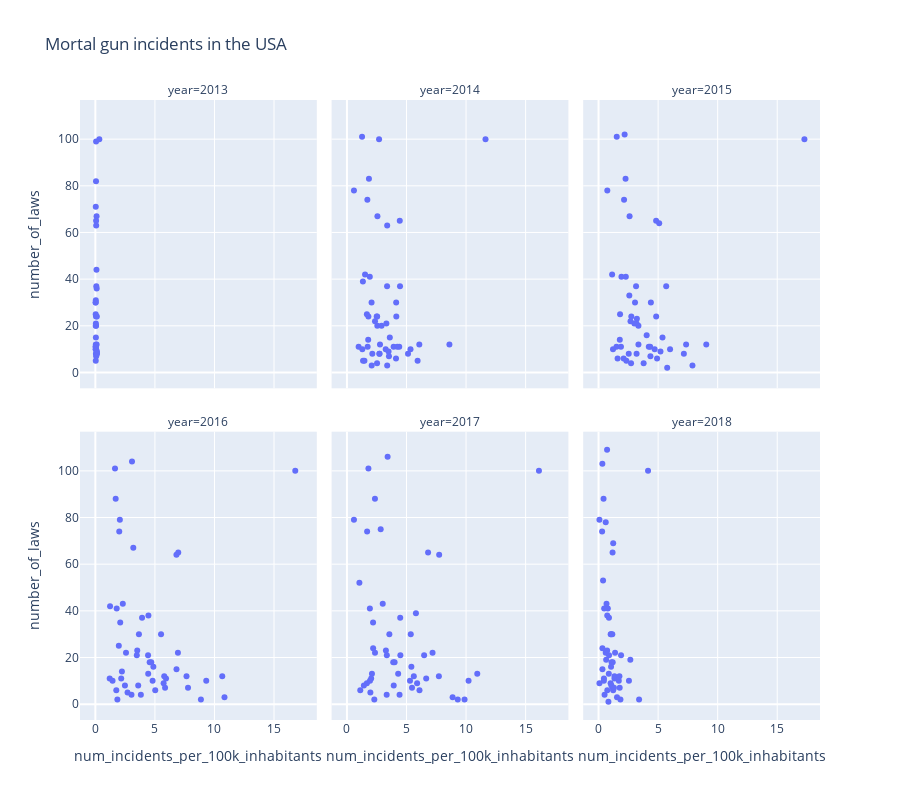

Here is the notebook cell this chart was saved with:
### Code cell
fig = px.scatter(
    incidents_laws_df,
    x='num_incidents_per_100k_inhabitants',
    y='number_of_laws',
    hover_name='state',
    hover_data={'num_incidents_per_100k_inhabitants': True, 'number_of_laws': True},
    title='Mortal gun incidents in the USA',
    facet_col="year",
    facet_col_wrap=3,
    height=800
)
pyo.plot(fig, filename='../html/scatter_poverty.html', auto_open=False)
fig.show()

### Figure 1 — Plotly figure (JSON) as saved in the notebook; plotly's stock layout.template omitted (floating-point values rounded to 4 significant figures)
{"data": [{"hovertemplate": "<b>%{hovertext}</b><br><br>year=2013<br>num_incidents_per_100k_inhabitants=%{x}<br>number_of_laws=%{y}<extra></extra>", "hovertext": ["ALABAMA", "ARIZONA", "CALIFORNIA", "COLORADO", "CONNECTICUT", "DELAWARE", "DISTRICT OF COLUMBIA", "FLORIDA", "GEORGIA", "ILLINOIS", "INDIANA", "KANSAS", "KENTUCKY", "LOUISIANA", "MARYLAND", "MICHIGAN", "MINNESOTA", "MISSISSIPPI", "MISSOURI", "NEW JERSEY", "NEW MEXICO", "NEW YORK", "NORTH CAROLINA", "OHIO", "OKLAHOMA", "PENNSYLVANIA", "RHODE ISLAND", "SOUTH CAROLINA", "TENNESSEE", "TEXAS", "UTAH", "VIRGINIA", "WASHINGTON", "WEST VIRGINIA"], "legendgroup": "", "marker": {"color": "#636efa", "symbol": "circle"}, "mode": "markers", "name": "", "orientation": "v", "showlegend": false, "type": "scatter", "x": [0.02092, 0.04693, 0.06174, 0.01988, 0.05596, 0.1114, 0.3324, 0.04255, 0.02064, 0.06235, 0.06169, 0.1051, 0.06913, 0.08823, 0.06928, 0.06071, 0.03771, 0.0337, 0.1336, 0.1024, 0.04856, 0.03612, 0.03146, 0.04334, 0.1333, 0.07873, 0.09501, 0.1081, 0.1261, 0.03181, 0.03618, 0.0375, 0.02974, 0.05397], "xaxis": "x4", "y": [10, 8, 99, 30, 82, 36, 100, 21, 11, 65, 10, 8, 7, 8, 63, 20, 31, 5, 8, 67, 10, 71, 30, 15, 9, 37, 44, 12, 24, 20, 11, 12, 25, 24], "yaxis": "y4"}, {"hovertemplate": "<b>%{hovertext}</b><br><br>year=2014<br>num_incidents_per_100k_inhabitants=%{x}<br>number_of_laws=%{y}<extra></extra>", "hovertext": ["ALABAMA", "ALASKA", "ARIZONA", "ARKANSAS", "CALIFORNIA", "COLORADO", "CONNECTICUT", "DELAWARE", "DISTRICT OF COLUMBIA", "FLORIDA", "GEORGIA", "HAWAII", "IDAHO", "ILLINOIS", "INDIANA", "IOWA", "KANSAS", "KENTUCKY", "LOUISIANA", "MAINE", "MARYLAND", "MASSACHUSETTS", "MICHIGAN", "MINNESOTA", "MISSISSIPPI", "MISSOURI", "MONTANA", "NEBRASKA", "NEVADA", "NEW HAMPSHIRE", "NEW JERSEY", "NEW MEXICO", "NEW YORK", "NORTH CAROLINA", "NORTH DAKOTA", "OHIO", "OKLAHOMA", "OREGON", "PENNSYLVANIA", "RHODE ISLAND", "SOUTH CAROLINA", "SOUTH DAKOTA", "TENNESSEE", "TEXAS", "UTAH", "VERMONT", "VIRGINIA", "WASHINGTON", "WEST VIRGINIA", "WISCONSIN", "WYOMING"], "legendgroup": "", "marker": {"color": "#636efa", "symbol": "circle"}, "mode": "markers", "name": "", "orientation": "v", "showlegend": false, "type": "scatter", "x": [5.335, 3.379, 2.722, 4.39, 2.698, 2.068, 1.847, 4.455, 11.63, 3.308, 4.119, 0.5881, 1.467, 4.435, 3.917, 1.674, 2.734, 3.526, 8.603, 0.9786, 3.377, 1.268, 2.55, 1.339, 5.931, 5.126, 2.527, 2.354, 4.221, 1.291, 2.559, 3.254, 1.713, 4.132, 1.784, 3.597, 3.492, 1.801, 3.369, 1.52, 6.075, 1.351, 4.144, 2.907, 1.737, 2.078, 2.775, 1.918, 2.536, 2.497, 2.129], "xaxis": "x5", "y": [10, 3, 8, 11, 100, 30, 83, 37, 100, 21, 6, 78, 5, 65, 11, 25, 8, 7, 12, 11, 63, 101, 20, 39, 5, 8, 4, 22, 11, 10, 67, 10, 74, 30, 14, 15, 9, 24, 37, 42, 12, 5, 24, 20, 11, 3, 12, 41, 24, 24, 8], "yaxis": "y5"}, {"hovertemplate": "<b>%{hovertext}</b><br><br>year=2015<br>num_incidents_per_100k_inhabitants=%{x}<br>number_of_laws=%{y}<extra></extra>", "hovertext": ["ALABAMA", "ALASKA", "ARIZONA", "ARKANSAS", "CALIFORNIA", "COLORADO", "CONNECTICUT", "DELAWARE", "DISTRICT OF COLUMBIA", "FLORIDA", "GEORGIA", "HAWAII", "IDAHO", "ILLINOIS", "INDIANA", "IOWA", "KANSAS", "KENTUCKY", "LOUISIANA", "MAINE", "MARYLAND", "MASSACHUSETTS", "MICHIGAN", "MINNESOTA", "MISSISSIPPI", "MISSOURI", "MONTANA", "NEBRASKA", "NEVADA", "NEW HAMPSHIRE", "NEW JERSEY", "NEW MEXICO", "NEW YORK", "NORTH CAROLINA", "NORTH DAKOTA", "OHIO", "OKLAHOMA", "OREGON", "PENNSYLVANIA", "RHODE ISLAND", "SOUTH CAROLINA", "SOUTH DAKOTA", "TENNESSEE", "TEXAS", "UTAH", "VERMONT", "VIRGINIA", "WASHINGTON", "WEST VIRGINIA", "WISCONSIN", "WYOMING"], "legendgroup": "", "marker": {"color": "#636efa", "symbol": "circle"}, "mode": "markers", "name": "", "orientation": "v", "showlegend": false, "type": "scatter", "x": [6.005, 7.885, 2.534, 4.218, 2.19, 3.062, 2.266, 5.68, 17.28, 3.191, 4.913, 0.7351, 2.105, 4.832, 4.334, 1.805, 3.785, 4.355, 9.044, 1.506, 5.092, 1.527, 3.005, 1.923, 5.763, 7.163, 2.729, 2.683, 5.369, 1.215, 2.605, 4.711, 2.142, 4.394, 1.784, 4.039, 5.198, 2.584, 3.149, 1.14, 7.351, 2.334, 4.838, 3.349, 1.881, 1.598, 3.35, 2.29, 2.752, 3.218, 3.194], "xaxis": "x6", "y": [10, 3, 8, 11, 102, 30, 83, 37, 100, 21, 6, 78, 6, 65, 11, 25, 4, 7, 12, 11, 64, 101, 21, 41, 2, 8, 4, 22, 15, 10, 67, 10, 74, 30, 14, 16, 9, 33, 37, 42, 12, 5, 24, 20, 11, 6, 12, 41, 24, 23, 8], "yaxis": "y6"}, {"hovertemplate": "<b>%{hovertext}</b><br><br>year=2016<br>num_incidents_per_100k_inhabitants=%{x}<br>number_of_laws=%{y}<extra></extra>", "hovertext": ["ALABAMA", "ALASKA", "ARIZONA", "ARKANSAS", "CALIFORNIA", "COLORADO", "CONNECTICUT", "DELAWARE", "DISTRICT OF COLUMBIA", "FLORIDA", "GEORGIA", "HAWAII", "IDAHO", "ILLINOIS", "INDIANA", "IOWA", "KANSAS", "KENTUCKY", "LOUISIANA", "MAINE", "MARYLAND", "MASSACHUSETTS", "MICHIGAN", "MINNESOTA", "MISSISSIPPI", "MISSOURI", "MONTANA", "NEBRASKA", "NEVADA", "NEW HAMPSHIRE", "NEW JERSEY", "NEW MEXICO", "NEW YORK", "NORTH CAROLINA", "NORTH DAKOTA", "OHIO", "OKLAHOMA", "OREGON", "PENNSYLVANIA", "RHODE ISLAND", "SOUTH CAROLINA", "SOUTH DAKOTA", "TENNESSEE", "TEXAS", "UTAH", "VERMONT", "VIRGINIA", "WASHINGTON", "WEST VIRGINIA", "WISCONSIN", "WYOMING"], "legendgroup": "", "marker": {"color": "#636efa", "symbol": "circle"}, "mode": "markers", "name": "", "orientation": "v", "showlegend": false, "type": "scatter", "x": [9.31, 10.84, 3.598, 5.933, 3.076, 3.659, 1.707, 4.455, 16.79, 4.425, 5.027, 2.058, 1.85, 6.96, 5.784, 1.97, 3.82, 5.853, 10.65, 1.204, 6.807, 1.649, 3.48, 1.791, 8.863, 7.781, 3.032, 2.573, 6.813, 1.443, 3.185, 4.808, 2.007, 5.516, 2.23, 4.871, 5.731, 2.088, 3.921, 1.235, 7.653, 2.702, 6.933, 4.561, 2.171, 1.758, 4.437, 2.305, 4.695, 3.517, 2.484], "xaxis": "x", "y": [10, 3, 8, 11, 104, 30, 88, 38, 100, 21, 6, 79, 2, 65, 12, 25, 4, 7, 12, 11, 64, 101, 21, 41, 2, 7, 4, 22, 15, 10, 67, 10, 74, 30, 14, 16, 9, 35, 37, 42, 12, 5, 22, 18, 11, 6, 13, 43, 18, 23, 8], "yaxis": "y"}, {"hovertemplate": "<b>%{hovertext}</b><br><br>year=2017<br>num_incidents_per_100k_inhabitants=%{x}<br>number_of_laws=%{y}<extra></extra>", "hovertext": ["ALABAMA", "ALASKA", "ARIZONA", "ARKANSAS", "CALIFORNIA", "COLORADO", "CONNECTICUT", "DELAWARE", "DISTRICT OF COLUMBIA", "FLORIDA", "GEORGIA", "HAWAII", "IDAHO", "ILLINOIS", "INDIANA", "IOWA", "KANSAS", "KENTUCKY", "LOUISIANA", "MAINE", "MARYLAND", "MASSACHUSETTS", "MICHIGAN", "MINNESOTA", "MISSISSIPPI", "MISSOURI", "MONTANA", "NEBRASKA", "NEVADA", "NEW HAMPSHIRE", "NEW JERSEY", "NEW MEXICO", "NEW YORK", "NORTH CAROLINA", "NORTH DAKOTA", "OHIO", "OKLAHOMA", "OREGON", "PENNSYLVANIA", "RHODE ISLAND", "SOUTH CAROLINA", "SOUTH DAKOTA", "TENNESSEE", "TEXAS", "UTAH", "VERMONT", "VIRGINIA", "WASHINGTON", "WEST VIRGINIA", "WISCONSIN", "WYOMING"], "legendgroup": "", "marker": {"color": "#636efa", "symbol": "circle"}, "mode": "markers", "name": "", "orientation": "v", "showlegend": false, "type": "scatter", "x": [10.21, 8.87, 3.927, 6.653, 3.414, 3.559, 2.35, 5.791, 16.12, 4.484, 6.09, 0.5881, 2.297, 6.812, 5.614, 2.199, 4.416, 5.462, 10.94, 2.033, 7.742, 1.802, 3.349, 1.923, 9.874, 9.3, 3.335, 2.354, 6.48, 1.671, 2.832, 5.293, 1.693, 5.359, 1.933, 5.409, 5.891, 2.193, 4.472, 1.045, 7.718, 1.965, 7.186, 4.001, 2.098, 1.119, 4.299, 3.004, 3.886, 3.271, 1.419], "xaxis": "x2", "y": [10, 3, 8, 11, 106, 30, 88, 39, 100, 21, 6, 79, 2, 65, 12, 24, 4, 7, 13, 11, 64, 101, 21, 41, 2, 2, 4, 22, 21, 9, 75, 10, 74, 30, 10, 16, 9, 35, 37, 52, 12, 5, 22, 18, 13, 6, 13, 43, 18, 23, 8], "yaxis": "y2"}, {"hovertemplate": "<b>%{hovertext}</b><br><br>year=2018<br>num_incidents_per_100k_inhabitants=%{x}<br>number_of_laws=%{y}<extra></extra>", "hovertext": ["ALABAMA", "ALASKA", "ARIZONA", "ARKANSAS", "CALIFORNIA", "COLORADO", "CONNECTICUT", "DELAWARE", "DISTRICT OF COLUMBIA", "FLORIDA", "GEORGIA", "HAWAII", "IDAHO", "ILLINOIS", "INDIANA", "IOWA", "KANSAS", "KENTUCKY", "LOUISIANA", "MAINE", "MARYLAND", "MASSACHUSETTS", "MICHIGAN", "MINNESOTA", "MISSISSIPPI", "MISSOURI", "MONTANA", "NEBRASKA", "NEVADA", "NEW HAMPSHIRE", "NEW JERSEY", "NEW MEXICO", "NEW YORK", "NORTH CAROLINA", "NORTH DAKOTA", "OHIO", "OKLAHOMA", "OREGON", "PENNSYLVANIA", "RHODE ISLAND", "SOUTH CAROLINA", "SOUTH DAKOTA", "TENNESSEE", "TEXAS", "UTAH", "VERMONT", "VIRGINIA", "WASHINGTON", "WEST VIRGINIA", "WISCONSIN", "WYOMING"], "legendgroup": "", "marker": {"color": "#636efa", "symbol": "circle"}, "mode": "markers", "name": "", "orientation": "v", "showlegend": false, "type": "scatter", "x": [2.552, 1.549, 1.079, 1.337, 0.7167, 1.054, 0.4197, 0.7796, 4.155, 1.154, 1.228, 0.07351, 0.8293, 1.177, 1.342, 0.3283, 1.192, 1.291, 2.669, 0.4517, 1.23, 0.3207, 0.8802, 0.4713, 3.404, 1.837, 0.5053, 0.6023, 1.889, 0.07596, 0.6028, 1.7, 0.2993, 1.017, 0.446, 1.049, 1.013, 0.7309, 0.8739, 0.38, 1.751, 0.7369, 1.387, 1.094, 0.3256, 0.6392, 0.8624, 0.6692, 1.187, 0.7209, 1.774], "xaxis": "x3", "y": [10, 3, 8, 11, 109, 30, 88, 41, 100, 30, 6, 79, 1, 65, 12, 24, 7, 7, 19, 11, 69, 103, 21, 41, 2, 2, 4, 22, 21, 9, 78, 10, 74, 30, 10, 16, 9, 38, 37, 53, 12, 6, 22, 18, 15, 19, 13, 43, 18, 23, 7], "yaxis": "y3"}], "layout": {"annotations": [{"font": {}, "showarrow": false, "text": "year=2016", "x": 0.16, "xanchor": "center", "xref": "paper", "y": 0.465, "yanchor": "bottom", "yref": "paper"}, {"font": {}, "showarrow": false, "text": "year=2017", "x": 0.5, "xanchor": "center", "xref": "paper", "y": 0.465, "yanchor": "bottom", "yref": "paper"}, {"font": {}, "showarrow": false, "text": "year=2018", "x": 0.84, "xanchor": "center", "xref": "paper", "y": 0.465, "yanchor": "bottom", "yref": "paper"}, {"font": {}, "showarrow": false, "text": "year=2013", "x": 0.16, "xanchor": "center", "xref": "paper", "y": 1.0, "yanchor": "bottom", "yref": "paper"}, {"font": {}, "showarrow": false, "text": "year=2014", "x": 0.5, "xanchor": "center", "xref": "paper", "y": 1.0, "yanchor": "bottom", "yref": "paper"}, {"font": {}, "showarrow": false, "text": "year=2015", "x": 0.84, "xanchor": "center", "xref": "paper", "y": 1.0, "yanchor": "bottom", "yref": "paper"}], "height": 800, "legend": {"tracegroupgap": 0}, "title": {"text": "Mortal gun incidents in the USA"}, "xaxis": {"anchor": "y", "domain": [0, 0.32], "title": {"text": "num_incidents_per_100k_inhabitants"}}, "xaxis2": {"anchor": "y2", "domain": [0.34, 0.66], "matches": "x", "title": {"text": "num_incidents_per_100k_inhabitants"}}, "xaxis3": {"anchor": "y3", "domain": [0.68, 1.0], "matches": "x", "title": {"text": "num_incidents_per_100k_inhabitants"}}, "xaxis4": {"anchor": "y4", "domain": [0, 0.32], "matches": "x", "showticklabels": false}, "xaxis5": {"anchor": "y5", "domain": [0.34, 0.66], "matches": "x", "showticklabels": false}, "xaxis6": {"anchor": "y6", "domain": [0.68, 1.0], "matches": "x", "showticklabels": false}, "yaxis": {"anchor": "x", "domain": [0, 0.465], "title": {"text": "number_of_laws"}}, "yaxis2": {"anchor": "x2", "domain": [0, 0.465], "matches": "y", "showticklabels": false}, "yaxis3": {"anchor": "x3", "domain": [0, 0.465], "matches": "y", "showticklabels": false}, "yaxis4": {"anchor": "x4", "domain": [0.535, 1.0], "matches": "y", "title": {"text": "number_of_laws"}}, "yaxis5": {"anchor": "x5", "domain": [0.535, 1.0], "matches": "y", "showticklabels": false}, "yaxis6": {"anchor": "x6", "domain": [0.535, 1.0], "matches": "y", "showticklabels": false}}}
